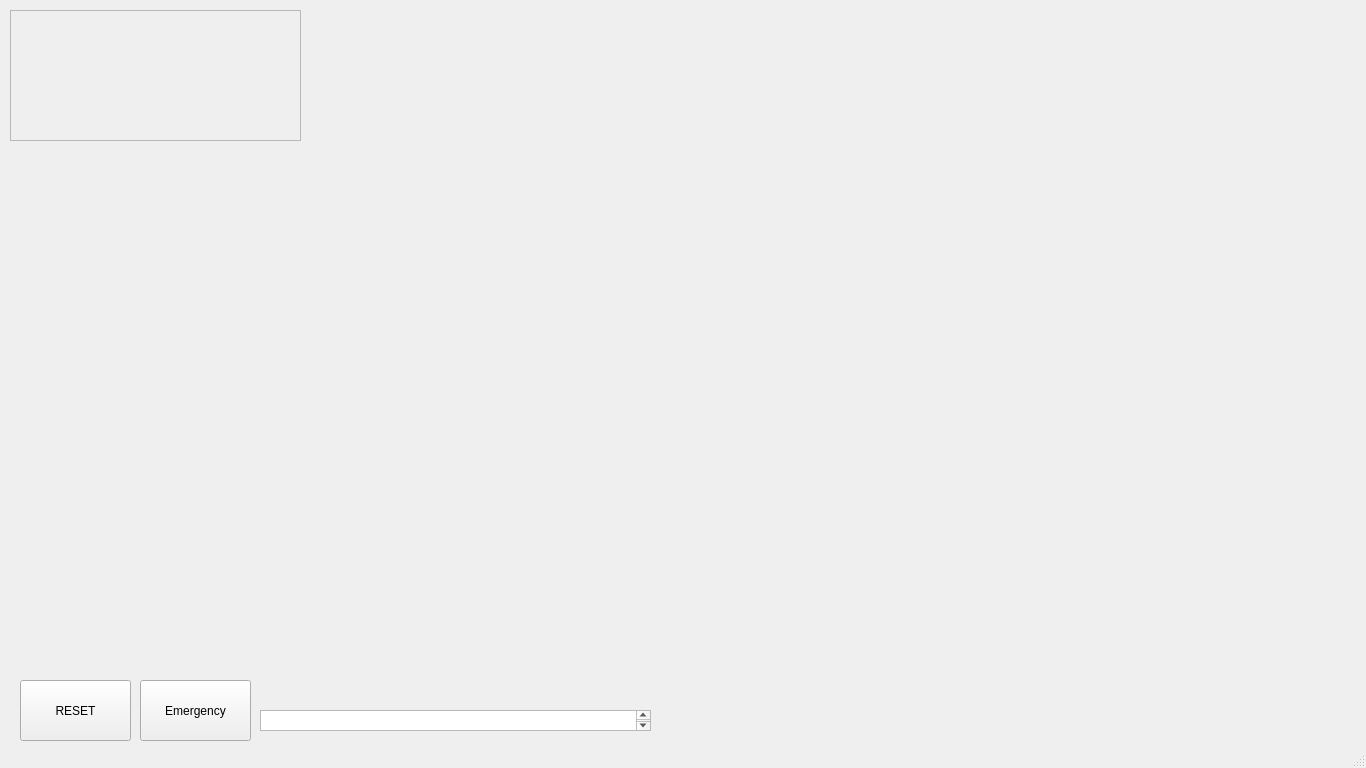
<?xml version="1.0" encoding="UTF-8"?>
<ui version="4.0">
 <class>MainWindow</class>
 <widget class="QMainWindow" name="MainWindow">
  <property name="geometry">
   <rect>
    <x>0</x>
    <y>0</y>
    <width>1366</width>
    <height>768</height>
   </rect>
  </property>
  <property name="windowTitle">
   <string>MainWindow</string>
  </property>
  <widget class="QWidget" name="centralwidget">
   <widget class="QPushButton" name="ResetButton">
    <property name="geometry">
     <rect>
      <x>20</x>
      <y>680</y>
      <width>111</width>
      <height>61</height>
     </rect>
    </property>
    <property name="whatsThis">
     <string>&lt;html&gt;&lt;head/&gt;&lt;body&gt;&lt;p&gt;&lt;br/&gt;&lt;/p&gt;&lt;/body&gt;&lt;/html&gt;</string>
    </property>
    <property name="styleSheet">
     <string notr="true"/>
    </property>
    <property name="text">
     <string>RESET</string>
    </property>
    <property name="icon">
     <iconset>
      <normaloff>img/Reset.png</normaloff>img/Reset.png</iconset>
    </property>
    <property name="autoDefault">
     <bool>false</bool>
    </property>
    <property name="default">
     <bool>false</bool>
    </property>
    <property name="flat">
     <bool>false</bool>
    </property>
   </widget>
   <widget class="QPushButton" name="EmergencyParachuteButton">
    <property name="geometry">
     <rect>
      <x>140</x>
      <y>680</y>
      <width>111</width>
      <height>61</height>
     </rect>
    </property>
    <property name="styleSheet">
     <string notr="true"/>
    </property>
    <property name="text">
     <string>Emergency</string>
    </property>
    <property name="icon">
     <iconset>
      <normaloff>img/Emergency_Parachute.png</normaloff>img/Emergency_Parachute.png</iconset>
    </property>
   </widget>
   <widget class="QTextEdit" name="textEdit">
    <property name="geometry">
     <rect>
      <x>260</x>
      <y>710</y>
      <width>391</width>
      <height>21</height>
     </rect>
    </property>
   </widget>
   <widget class="QFrame" name="Sensor_Check">
    <property name="geometry">
     <rect>
      <x>10</x>
      <y>10</y>
      <width>291</width>
      <height>131</height>
     </rect>
    </property>
    <property name="frameShape">
     <enum>QFrame::StyledPanel</enum>
    </property>
    <property name="frameShadow">
     <enum>QFrame::Raised</enum>
    </property>
   </widget>
  </widget>
  <widget class="QMenuBar" name="menubar">
   <property name="geometry">
    <rect>
     <x>0</x>
     <y>0</y>
     <width>1366</width>
     <height>21</height>
    </rect>
   </property>
  </widget>
  <widget class="QStatusBar" name="statusbar"/>
 </widget>
 <resources>
  <include location="img/Reset.png"/>
 </resources>
 <connections>
  <connection>
   <sender>ResetButton</sender>
   <signal>clicked()</signal>
   <receiver>MainWindow</receiver>
   <slot>ResetStart()</slot>
   <hints>
    <hint type="sourcelabel">
     <x>104</x>
     <y>701</y>
    </hint>
    <hint type="destinationlabel">
     <x>71</x>
     <y>669</y>
    </hint>
   </hints>
  </connection>
 </connections>
 <slots>
  <slot>ResetStart()</slot>
 </slots>
</ui>
